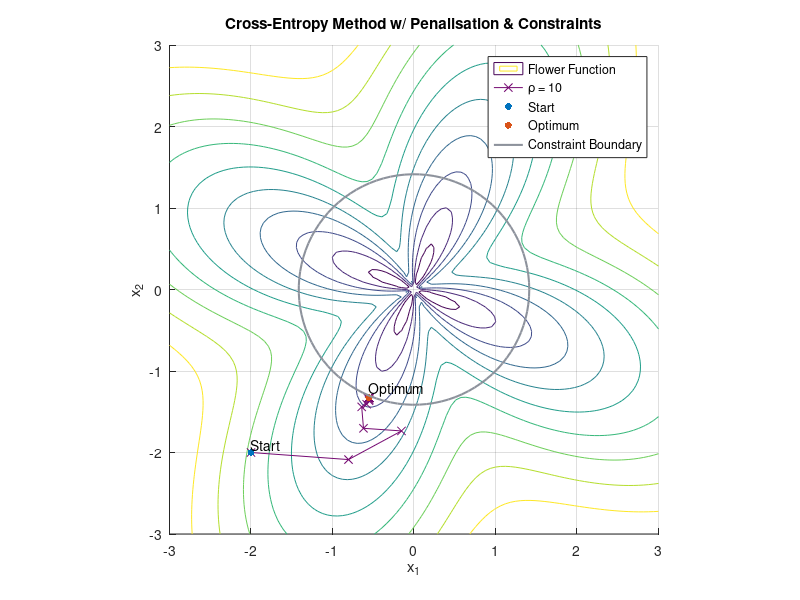

This figure's MATLAB source:
clc; clear; close all;

% Objective function - Flower function
flower_func = @(x) 1 * norm(x) + 1 * sin(4 * atan2(x(2), x(1)));

% Flower function with count penalty to constraint (x1^2 + x2^2 >= 2)
flower_penalty = @(x, rho) flower_func(x) + rho * max(0, 2 - sum(x.^2));

% Params
x0 = [-2; -2];          % Starting point
P = eye(2) * 2;         % Initial covariance matrix
m = 40;                 % Population size
m_elite = 10;           % Elite samples
max_iter = 100;         % Max iterations
max_f_calls = 1000;     % Max function calls
rho = 10;               % Penalty parameter

% Init
samples = mvnrnd(x0', P, m);
objective_func_values = arrayfun(@(i) flower_penalty(samples(i, :)', rho), 1:m);
trajectory = x0'; % Store trajectory
iter_count = 0;
f_calls = m;

%% Cross-Entropy Method
while iter_count < max_iter && f_calls < max_f_calls
    
    % Sort samples by function value
    [~, order] = sort(objective_func_values);
    elite_samples = samples(order(1:m_elite), :);

    % Update mean and covariance using elite samples
    mu = mean(elite_samples);
    P = cov(elite_samples);

    % Generate new population
    samples = mvnrnd(mu, P, m);
    objective_func_values = arrayfun(@(i) flower_penalty(samples(i, :)', rho), 1:m);
    
    % Update function calls count
    f_calls = f_calls + m;

    % Store best solution of this iteration
    trajectory = [trajectory; mu];

    iter_count = iter_count + 1;
end

%% Plotting
[X1, X2] = meshgrid(linspace(-3, 3, 100), linspace(-3, 3, 100));
F_X = arrayfun(@(x1, x2) flower_func([x1; x2]), X1, X2);
hold on; grid on; axis equal;
contour(X1, X2, F_X, 'DisplayName', 'Flower Function');
xlabel('x_1'); ylabel('x_2'); title('Cross-Entropy Method w/ Penalisation & Constraints');

% Trajectory
plot(trajectory(:,1), trajectory(:,2),'-x', 'Color', '#750a72', 'DisplayName', ['ρ = ' num2str(rho)]);
% Starting point
scatter(trajectory(1,1), trajectory(1,2), 25, 'bo', 'filled', 'DisplayName', 'Start');
text(trajectory(1,1), trajectory(1,2) + 0.1, 'Start');
% Optimum point
scatter(trajectory(end,1), trajectory(end,2), 25, 'ko', 'filled', 'DisplayName', 'Optimum');
text(trajectory(end,1), trajectory(end,2) + 0.1, 'Optimum');
% Constraint boundary (x1^2 + x2^2 = 2)
th = linspace(0, 2*pi, 100);
circle_x = sqrt(2) * cos(th);
circle_y = sqrt(2) * sin(th);
plot(circle_x, circle_y, '-', 'Color', '#8d929c', 'LineWidth', 1.5, 'DisplayName', 'Constraint Boundary');
legend;

%% Printing
fprintf('Optimization completed in %d iterations and %d function calls.\n', iter_count, f_calls);
fprintf('Optimum: x = [%f, %f], f(x) = %f\n', trajectory(end,1), trajectory(end,2), flower_func(trajectory(end, :)'));
